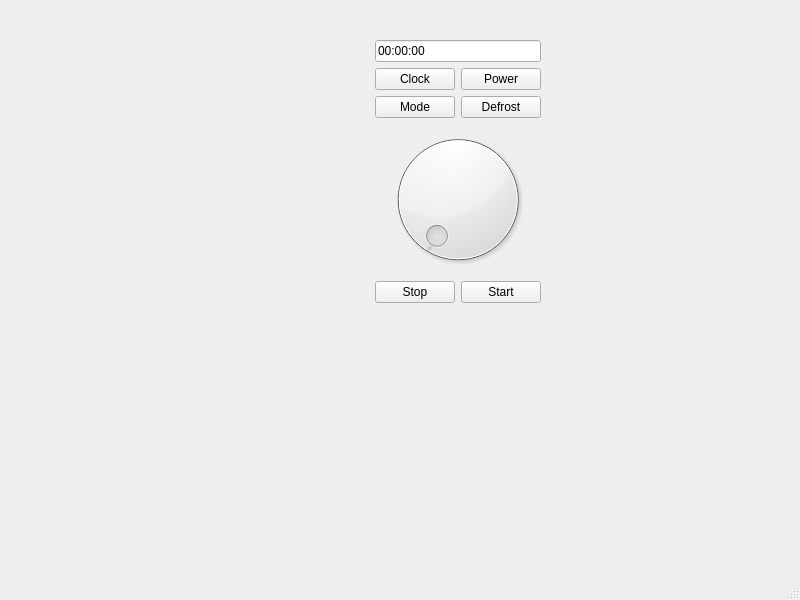
<?xml version="1.0" encoding="UTF-8"?>
<ui version="4.0">
 <class>MainWindow</class>
 <widget class="QMainWindow" name="MainWindow">
  <property name="geometry">
   <rect>
    <x>0</x>
    <y>0</y>
    <width>800</width>
    <height>600</height>
   </rect>
  </property>
  <property name="windowTitle">
   <string>MainWindow</string>
  </property>
  <widget class="QWidget" name="centralwidget">
   <widget class="QWidget" name="horizontalLayoutWidget">
    <property name="geometry">
     <rect>
      <x>70</x>
      <y>40</y>
      <width>471</width>
      <height>263</height>
     </rect>
    </property>
    <layout class="QHBoxLayout" name="horizontalLayout_5" stretch="1,0">
     <item>
      <widget class="QLabel" name="door_L">
       <property name="text">
        <string/>
       </property>
      </widget>
     </item>
     <item>
      <layout class="QVBoxLayout" name="verticalLayout">
       <item>
        <widget class="QLineEdit" name="display">
         <property name="text">
          <string>00:00:00</string>
         </property>
         <property name="readOnly">
          <bool>true</bool>
         </property>
        </widget>
       </item>
       <item>
        <layout class="QHBoxLayout" name="horizontalLayout">
         <item>
          <widget class="QPushButton" name="Clock_btn">
           <property name="text">
            <string>Clock</string>
           </property>
          </widget>
         </item>
         <item>
          <widget class="QPushButton" name="Power_btn">
           <property name="text">
            <string>Power</string>
           </property>
          </widget>
         </item>
        </layout>
       </item>
       <item>
        <layout class="QHBoxLayout" name="horizontalLayout_2">
         <item>
          <widget class="QPushButton" name="Mode_btn">
           <property name="text">
            <string>Mode</string>
           </property>
          </widget>
         </item>
         <item>
          <widget class="QPushButton" name="Defrost_btn">
           <property name="text">
            <string>Defrost</string>
           </property>
          </widget>
         </item>
        </layout>
       </item>
       <item>
        <widget class="QDial" name="dial"/>
       </item>
       <item>
        <layout class="QHBoxLayout" name="horizontalLayout_3">
         <item>
          <widget class="QPushButton" name="Stop_btn">
           <property name="text">
            <string>Stop</string>
           </property>
          </widget>
         </item>
         <item>
          <widget class="QPushButton" name="Start_btn">
           <property name="text">
            <string>Start</string>
           </property>
          </widget>
         </item>
        </layout>
       </item>
      </layout>
     </item>
    </layout>
   </widget>
  </widget>
  <widget class="QMenuBar" name="menubar">
   <property name="geometry">
    <rect>
     <x>0</x>
     <y>0</y>
     <width>800</width>
     <height>24</height>
    </rect>
   </property>
  </widget>
  <widget class="QStatusBar" name="statusbar"/>
 </widget>
 <resources/>
 <connections/>
</ui>
